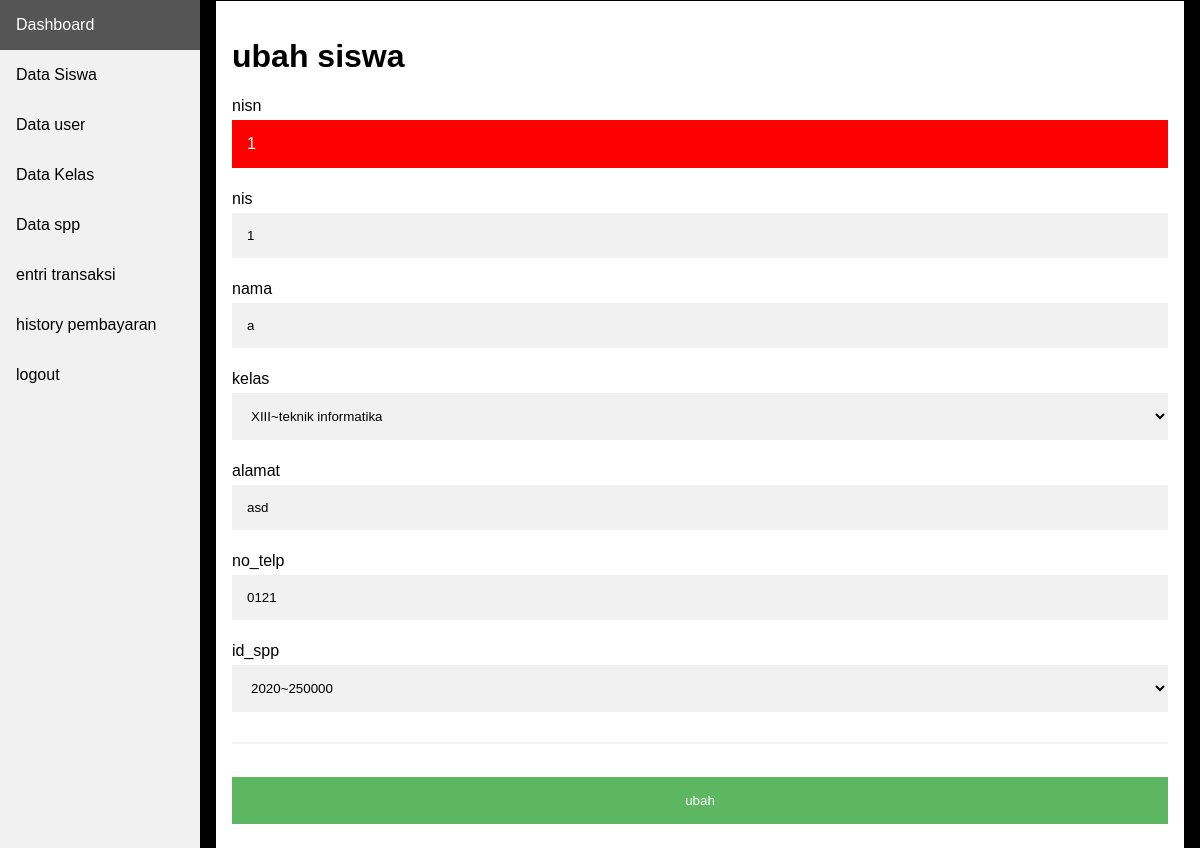
Page /admin/ubah_siswa.php?nisn=1 (signed in) on the committed database.
### tables this page shows
CREATE TABLE IF NOT EXISTS `siswa` (
  `nisn` char(10) NOT NULL,
  `nis` char(8) NOT NULL,
  `nama` varchar(35) NOT NULL,
  `id_kelas` int(11) DEFAULT NULL,
  `alamat` text NOT NULL,
  `no_telp` varchar(13) NOT NULL,
  `id_spp` int(11) DEFAULT NULL,
  PRIMARY KEY (`nisn`),
  UNIQUE KEY `nis` (`nis`),
  KEY `id_kelas` (`id_kelas`,`id_spp`),
  KEY `id_spp` (`id_spp`)
);

CREATE TABLE IF NOT EXISTS `kelas` (
  `id_kelas` int(11) NOT NULL AUTO_INCREMENT,
  `nama_kelas` varchar(10) NOT NULL,
  `kompetensi_keahlian` varchar(50) NOT NULL,
  PRIMARY KEY (`id_kelas`)
);

CREATE TABLE IF NOT EXISTS `spp` (
  `id_spp` int(11) NOT NULL AUTO_INCREMENT,
  `tahun` int(11) NOT NULL,
  `nominal` int(11) NOT NULL,
  PRIMARY KEY (`id_spp`)
);

### functions/functions.php (called while the page is built, shortened)
<?php
$conn = mysqli_connect("localhost", "root", "", "db_spp");
function query($query) {
	global $conn;
	$result = mysqli_query($conn, $query);
	$rows = array();
	while ( $row = mysqli_fetch_assoc($result) ) {
		$rows[] = $row;
	}
	return $rows;
}
 ?>

### admin/ubah_siswa.php (the view, shortened to what this page needs)
<?php
require '../functions/functions.php';
include 'header_admin.php';
$nisn = $_GET["nisn"];
$siswa = query("SELECT * FROM siswa WHERE nisn = '$nisn'");
$nisn = ($siswa[0]["nisn"]);
$nis = ($siswa[0]["nis"]);
$nama = ($siswa[0]["nama"]);
$id_kelas = ($siswa[0]["id_kelas"]);
$alamat = ($siswa[0]["alamat"]);
$no_telp = ($siswa[0]["no_telp"]);
$id_spp = ($siswa[0]["id_spp"]);
$kelas = mysqli_query($conn, "SELECT * FROM kelas");
$spp = mysqli_query($conn, "SELECT * FROM spp");
?>
<!DOCTYPE html>
<html>
<head>
	<link rel="stylesheet" type="text/css" href="css/style_ubah.css">
</head>
<body>
	<div class="content">
	<form action="" method="post">
	<div class="container">
		<h1>ubah siswa</h1>
			<label for="nisn">nisn</label>
			<label id="nisn" class="id"><?= $nisn; ?></label>
			<label for="nis">nis</label>
			<input type="number" name="nis" id="nis" placeholder="masukan 8 nomor" required="" value="<?= $nis; ?>">
			<label for="nama">nama</label>
			<input type="text" name="nama" id="nama" required="" value="<?= $nama; ?>">
			<label for="id_kelas">kelas</label>
			<select name="id_kelas">
			<?php while ($row = mysqli_fetch_assoc($kelas) ) : ?>
				<option <?php if ($id_kelas == $row["id_kelas"]) {
					echo "selected";
				} ?> value="<?= $row["id_kelas"]; ?>"><?= $row["nama_kelas"];?>~<?= $row["kompetensi_keahlian"]; ?> </option>
			<?php endwhile; ?>
			</select>
			<label for="alamat">alamat</label>
			<input type="text" name="alamat" id="alamat" required="" value="<?= $alamat; ?>">
			<label for="no_telp">no_telp</label>
			<input type="number" name="no_telp" id="no_telp" required="" value="<?= $no_telp; ?>">
			<label for="id_spp">id_spp</label>
			<select name="id_spp">
			<?php while ($row = mysqli_fetch_assoc($spp) ) : ?>
				<option  <?php if ($id_spp == $row["id_spp"]) {
					echo "selected";
				} ?> value="<?= $row["id_spp"]; ?>"><?= $row["tahun"]; ?>~<?= $row["nominal"]; ?></option>
			<?php endwhile; ?>
			</select>
			<hr>
		<button class="registerbtn" type="submit" name="submit">ubah</button></div>
</form>
</div>
</body>
</html>

### admin/css/style_ubah.css (style rules this page uses)
body { font-family: Arial, Helvetica, sans-serif; background-color: black; }
* { box-sizing: border-box; }
.container { padding: 16px; background-color: white; }
input[type=text], input[type=password], input[type=number], select { width: 100%; padding: 15px; margin: 5px 0 22px 0; display: inline-block; border: none; background: #f1f1f1; }
.id { width: 100%; padding: 15px; margin: 5px 0 22px 0; display: inline-block; border: none; background: red; color: white; }
hr { border: 1px solid #f1f1f1; margin-bottom: 25px; }
.registerbtn { background-color: #4CAF50; color: white; padding: 16px 20px; margin: 8px 0; border: none; cursor: pointer; width: 100%; opacity: 0.9; }

### admin/header_admin.php (style rules this page uses)
body { margin: 0; font-family: "Lato", sans-serif; }
div.content { margin-left: 200px; padding: 1px 16px; height: 655px; }

### rows in the picture
siswa: nisn "1", nis "1", nama "a", id_kelas "XIII~teknik informatika", alamat "asd", no_telp "0121", id_spp "2020~250000"
